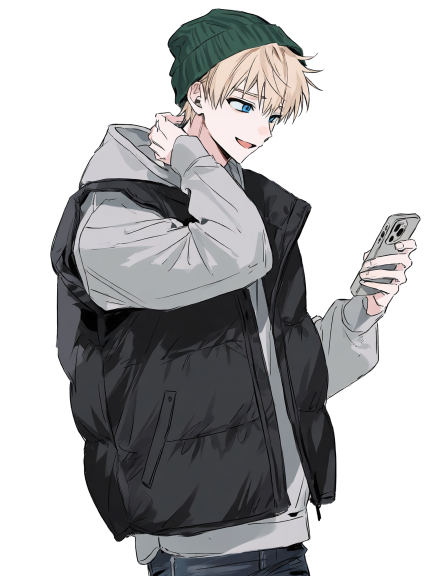
#> input picture assets/chara/npc/ben.png, 864 x 1152 px, given in place of 学长BE.png, which was not available (shown at 1/2 size)
$ python import_batch7.py
#> lines starting #> are read from the running program, lines starting #| are printed output that depends on the picture
# 第六、七批素材入库（给ClaudeCode_第七批.md 第十节、第十四节）：CG 20 张、背景 14 张、NPC 立绘 6 个、新表情 5 张、UI。
# 只处理这一批的文件，不重跑 import_assets.py（那个会把之前手修过的立绘覆盖掉）。
# 运行（在 game/ 下）：python3 tools/import_batch7.py
import os, glob, subprocess, sys
from PIL import Image
import numpy as np
GAME = os.path.dirname(os.path.dirname(os.path.abspath(__file__)))
SRC = os.path.join(os.path.dirname(GAME), "03_美术素材")
A = os.path.join(GAME, "assets")

def jpg(src, dst, size=(1920, 1080)):
#> called with dst = 'assets/cg/senior_be.jpg', size = (1920, 1080)
    im = Image.open(src).convert("RGB"); im.thumbnail(size, Image.LANCZOS)
#> after `im.thumbnail(size, Image.LANCZOS)`:
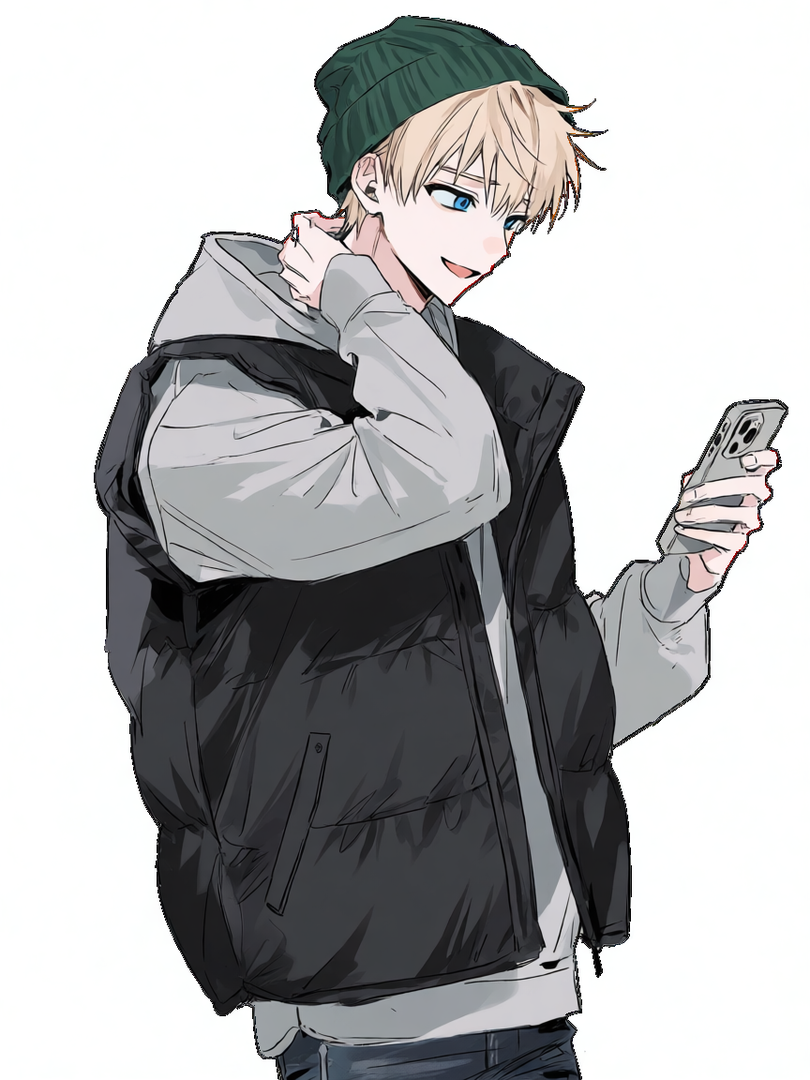
#> im: PIL image 810x1080 RGB; mean R, G, B 177.4, 177.7, 178.6
    os.makedirs(os.path.dirname(dst), exist_ok=True); im.save(dst, quality=85, optimize=True); print("→", os.path.relpath(dst, GAME), im.size)

CG = {"学长BE": "senior_be", "PloyBE": "groupmate_be", "OllieBE": "local_be", "KieranBE": "otaku_be",
      "学长 比斯特橱窗": "senior_bicester", "学长 账本": "senior_ledger", "Ollie 草坪拍你": "local_photo", "Ollie 阿姨好": "local_mum_call",
      "Ploy Harrods私人购物间": "groupmate_harrods", "Ploy 第一封中文信": "groupmate_letter", "Kieran 阁楼拳霸97": "otaku_loft", "Kieran 健身房": "otaku_gym",
      "学长 长椅": "senior_bench", "学长 一杯铁观音": "senior_tea", "Ollie 周日早上": "local_sunday", "Ollie 图书馆便利贴": "local_notes",
      "Ploy 凌晨一点睡着了": "groupmate_asleep", "Ploy 第一个煎蛋": "groupmate_egg", "Kieran 他的卫衣": "otaku_hoodie", "Kieran 同一副耳机": "otaku_earphones"}
for k, f in CG.items(): jpg(os.path.join(SRC, "cg", k + ".png"), os.path.join(A, "cg", f + ".jpg"))
#> pass 2 of the loop `for k, f in CG.items(): jpg(os.path.join(SRC, "cg", k + ".png"), os.pa..`:
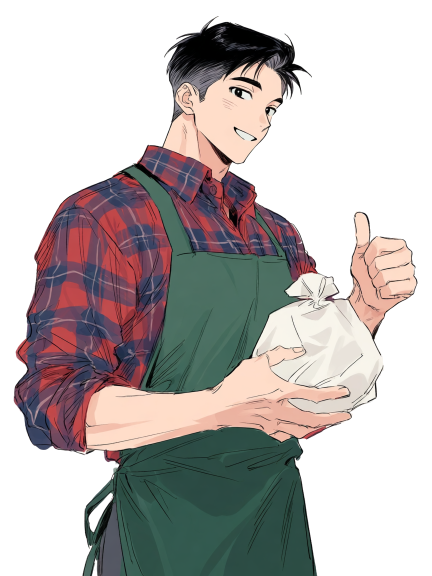
#> input picture assets/chara/npc/chen_jianguo.png, 864 x 1152 px, given in place of PloyBE.png, which was not available (shown at 1/2 size)
#> im: PIL image 864x1152 RGB
#> in jpg (call 2), `im.thumbnail(size, Image.LANCZOS)`:
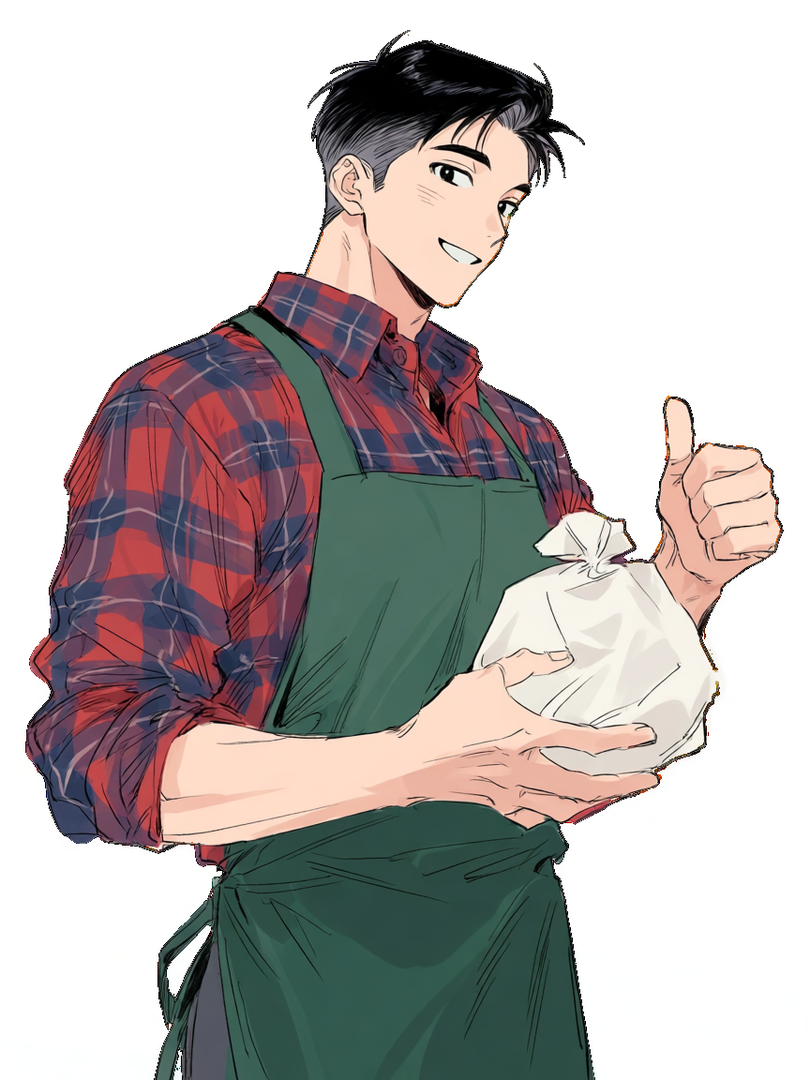
#> im: PIL image 810x1080 RGB; mean R, G, B 186.3, 180.6, 179.2
#> (the run stopped early here; a loop or call above may not have finished)
